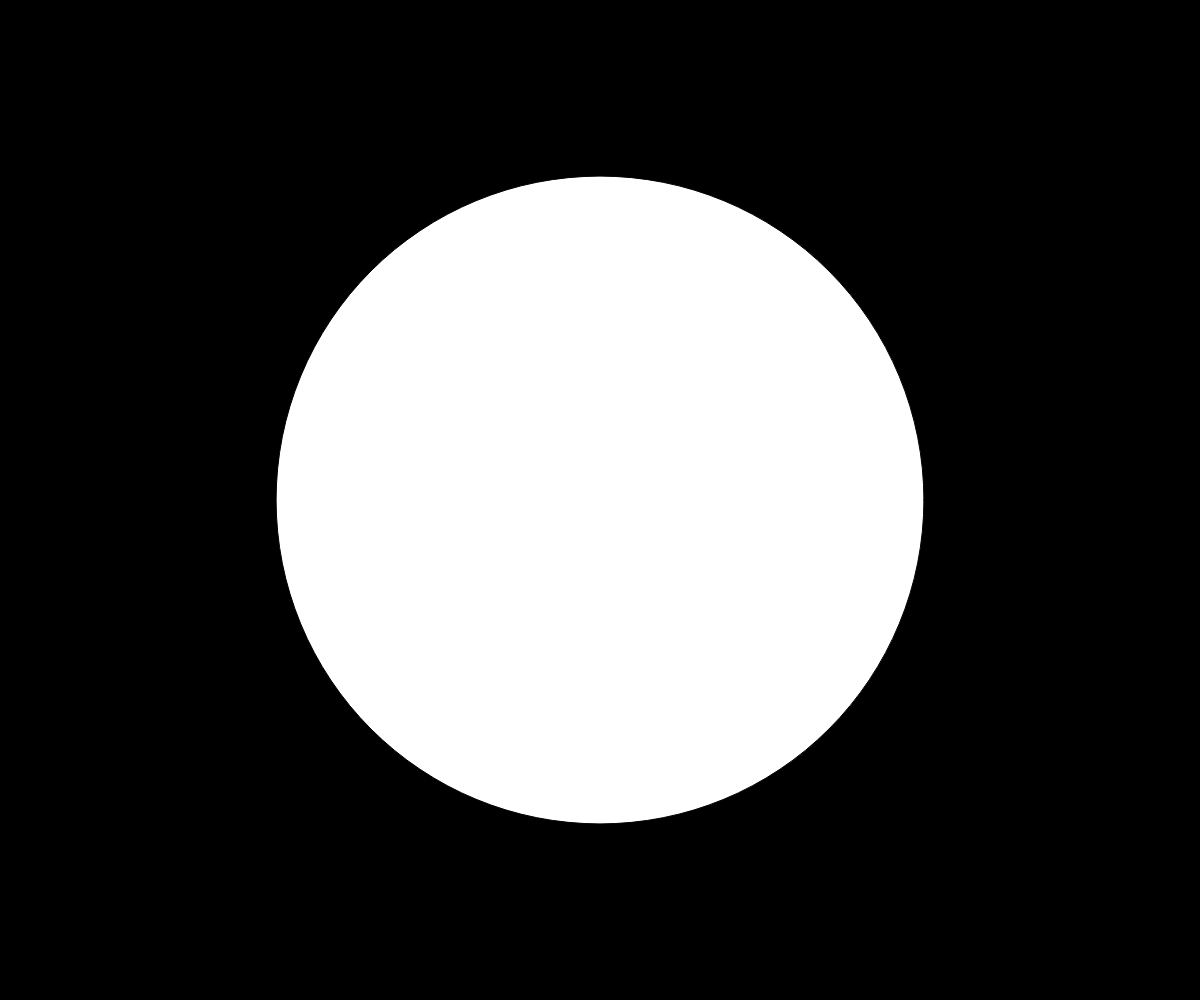
Frame 1 (no input)
Frame 60 (no input): identical to frame 1, image omitted
Frame 120 (the mouse pressed at the canvas centre since frame 60): blank canvas, image omitted

The p5.js sketch that drew this single still picture (run headless with seeded random() and noise() and a simulated clock; from frame 60 on, the mouse is pressed at the canvas centre):

// p5.js sketch
// ── sketch.js
function setup() {
  createCanvas(windowWidth, windowHeight);
}
 
function draw() {
  background(0);
 
  // Plan: Durchmesser der Ellipse abhängig von Distanz der Maus
  let durchmesser;
  
  // Distanz des Zentrums des Ellipse zur Maus messen
  let distanz = dist(mouseX, mouseY, width / 2, height / 2);
  
  // console.log(distanz);
  durchmesser = map(distanz, 0, width / 2, 10, 500);
 
  
  ellipse(width / 2, height / 2, durchmesser, durchmesser);
}
 
 
